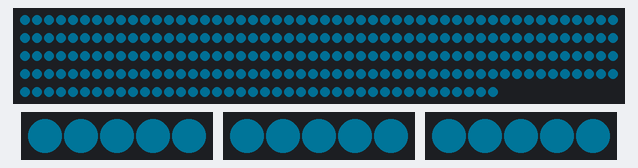
Bench run of a sketch on a simulated ATtiny85, built with avr-gcc and run on an emulated ATtiny85. Parts: 240 RGB LEDs in strip order, left to right, continuing on the next row, 3 × 5 RGB LEDs in strip order, left to right. Dim RGB values are drawn brighter than linear; what the sketch prints to the serial monitor is not drawn.

Above: at 3.26 s.
At 36.12 s:
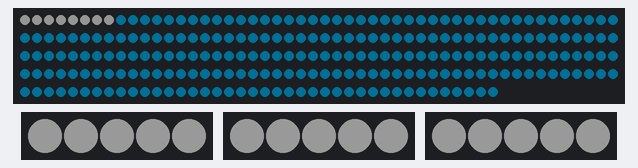
Timing chart, 0 to 37.8 s (numbered marks = the images above):
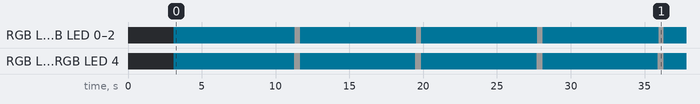

Measured:
- by itself, RGB LED 0–2, RGB LED 0–2, RGB LED 0–2: alternates RGB(25, 25, 25) for 0.35 s and RGB(0, 19, 25) for 7.9 s
- by itself, RGB LED 3, RGB LED 4, RGB LED 3, RGB LED 4, RGB LED 3, RGB LED 4: alternates RGB(25, 25, 25) for 0.41 s and RGB(0, 19, 25) for 7.8 s

The sketch:

WS2812RGBLEDShield.ino
```cpp
/*
* This code is designed for the use with an
* GIDEMA WS2812 RGBShield v1.0 for Arduino Microcontrollers.
*
* It has been tested and worked with Arduino Uno R3 and Arduino Mega 2560.
*
* Restrictions:
* -------------
* GIDEMA WS2812 RGBShield v1.0:
* >> maximum of 4 Amps per LED Port
*
* Arduino Uno R3:
* >> a total of 500 LEDs can be handled, i.e. all ports together. (memory related)
*
* Arduino Mega 2560:
* >> a total of 2400 LEDs can be handled, i.e. all ports together. (memory related)
*
* Ports 1,2 and 4 are connected with 55 LEDs
* Port 3 has 59 LEDs:
*		there are 5 strips but only 4 ports. The first 4 LEDs of the strip on port 3
*		are a virtual 5th strip at the backside to become an equally divided shine at
*		the top plate.
*
* HowTo:
* ------
* LED::setColorToAllLEDs(uint8_t strip, uint32_t color)
* or LED::setColor(uint8_t strip, uint8_t fromLed, uint8_t toLed, uint32_t color)
* or LED::setColor(uint8_t strip, uint8_t led, uint32_t color)
* and LED::show(uint8_t strip)
*
* Created:			19.05.2014
* Last updated:		29.07.2014
* Author:			Florian Probst
* Contact:			florian.probst@gidema.de
* Company:			GIDEMA Solutions GmbH
* Web:				www.gidema.de
*/
#include "Adafruit_NeoPixel.h"
#include "WS2812_Definitions.h"
#include "TimedAction.h"

#define NUMBER_OF_STRIPS 5
#define PORT1 0
#define PORT2 1
#define PORT3 2
#define PORT4 3

const uint8_t port1_number_of_leds = 240;  // 0 is not allowed
const uint8_t port2_number_of_leds = 5; // 0 is not allowed
const uint8_t port3_number_of_leds = 5; // 0 is not allowed
const uint8_t port4_number_of_leds = 5; // 0 is not allowed

const uint8_t port1_brightness = 20;
const uint8_t port2_brightness = 25;
const uint8_t port3_brightness = 25;
const uint8_t port4_brightness = 25;

const uint32_t color1 = DEEPSKYBLUE; //LIME;
const uint32_t color2 = WHITE;
const uint32_t color3 = 0x006E00;
const uint32_t color4 = 0x004800;
const uint32_t color5 = 0x001F00;

const uint8_t fxSpeed = 10; //faster than 50 will cause light-bugs (seen at 50 leds on one strip)
const uint8_t fxLimit = 240; //the effect runs to light nr.

/*const uint32_t color2 = WHITE;
const uint32_t color3 = WHITE;
const uint32_t color4 = WHITE;
const uint32_t color5 = WHITE;*/

const uint8_t port1_pin = 2;
const uint8_t port2_pin = 4;
const uint8_t port3_pin = 7;
const uint8_t port4_pin = 12;
const uint8_t endstop_opened_pin = 31;
const uint8_t endstop_closed_pin = 33;

Adafruit_NeoPixel strip1 = Adafruit_NeoPixel(port1_number_of_leds, port1_pin, NEO_GRB + NEO_KHZ800);
Adafruit_NeoPixel strip2 = Adafruit_NeoPixel(port2_number_of_leds, port2_pin, NEO_GRB + NEO_KHZ800);
Adafruit_NeoPixel strip3 = Adafruit_NeoPixel(port3_number_of_leds, port3_pin, NEO_GRB + NEO_KHZ800);
Adafruit_NeoPixel strip4 = Adafruit_NeoPixel(port4_number_of_leds, port4_pin, NEO_GRB + NEO_KHZ800);

TimedAction fxKnightRiderAction = TimedAction(fxSpeed, fxKnightRider);

bool fxKnightRiderInitialized[4];
uint8_t fxKnightRiderDirection[4];
uint16_t fxKnightRiderPos[4];
bool fxKnightRiderEnabled[4];
bool endstop_processed = false;


namespace LED {
	typedef struct {
		uint8_t pin;
		uint16_t leds;
		uint8_t brightness;
		Adafruit_NeoPixel *neopixel;
	} Strip;

	Strip strips[4];

	void setColorToAllLEDs(uint8_t strip, uint32_t color) {
		for (int i = 0; i < strips[strip].leds; i++) {
			strips[strip].neopixel->setPixelColor(i, color);
		}
	}

	void setColor(uint8_t strip, uint8_t fromLed, uint8_t toLed, uint32_t color) {
		for (int i = fromLed; i <= toLed; i++) {
			strips[strip].neopixel->setPixelColor(i, color);
		}
	}

	void setColor(uint8_t strip, uint8_t led, uint32_t color) {
		strips[strip].neopixel->setPixelColor(led, color);
	}

	void show(uint8_t strip) {
		strips[strip].neopixel->show();
	}

	void initializeStrip(uint8_t strip) {
		strips[strip].neopixel->begin();
		strips[strip].neopixel->setBrightness(strips[strip].brightness);
		setColorToAllLEDs(strip, BLACK);
		strips[strip].neopixel->show();
	}

	uint16_t numLED(uint8_t strip) {
		return strips[strip].leds;
	}
}


void setup()
{
	Serial.begin(115200);
	Serial.println(F("System starting..."));
	delay(2000);

	LED::strips[PORT1].pin = port1_pin;
	LED::strips[PORT1].leds = port1_number_of_leds;
	LED::strips[PORT1].brightness = port1_brightness;
	LED::strips[PORT1].neopixel = &strip1;
	LED::strips[PORT2].pin = port2_pin;
	LED::strips[PORT2].leds = port2_number_of_leds;
	LED::strips[PORT2].brightness = port2_brightness;
	LED::strips[PORT2].neopixel = &strip2;
	LED::strips[PORT3].pin = port3_pin;
	LED::strips[PORT3].leds = port3_number_of_leds;
	LED::strips[PORT3].brightness = port3_brightness;
	LED::strips[PORT3].neopixel = &strip3;
	LED::strips[PORT4].pin = port4_pin;
	LED::strips[PORT4].leds = port4_number_of_leds;
	LED::strips[PORT4].brightness = port4_brightness;
	LED::strips[PORT4].neopixel = &strip4;

	Serial.println(F("initialize LED strips..."));
	int leds = port1_number_of_leds + port2_number_of_leds + port3_number_of_leds + port4_number_of_leds;
	Serial.print(F("Number of LEDs configured: "));
	Serial.println(leds);

	//delay(2000);

	LED::initializeStrip(PORT1);
	LED::initializeStrip(PORT2);
	LED::initializeStrip(PORT3);
	LED::initializeStrip(PORT4);

	fxKnightRiderEnabled[PORT1] = true;
	fxKnightRiderEnabled[PORT2] = true;
	fxKnightRiderEnabled[PORT3] = true;
	fxKnightRiderEnabled[PORT4] = true;

	Serial.print(F("System started. Free SRAM: "));
	Serial.println(freeMemory());

	//configure endstops
	pinMode(endstop_closed_pin, INPUT);
	pinMode(endstop_opened_pin, INPUT);
	delay(1000);
	initFxKnightRider();
}

void initFxKnightRider() {
	//initialize all strips for knightrider effect
	for (int strip = 0; strip < 4; strip++) {
		if (fxKnightRiderEnabled[strip]) {
			if (!fxKnightRiderInitialized[strip]) {
				LED::setColorToAllLEDs(strip, color1);		//set all leds to base color
				LED::show(strip);
				fxKnightRiderPos[strip] = 0;				//pointer to first led
				fxKnightRiderDirection[strip] = 1;			//from first to last led
				fxKnightRiderInitialized[strip] = true;		//only run this once
			}
		}
	}
}

void loop()
{
	if (endstop_processed) {
		LED::setColorToAllLEDs(PORT1, color1);
		LED::show(PORT1);
		initFxKnightRider();
		endstop_processed = false;
	}

	while (digitalRead(endstop_closed_pin) == true) {
		if (!endstop_processed) {
			LED::setColorToAllLEDs(PORT1, RED);
			LED::show(PORT1);
			endstop_processed = true;
			delay(200);
		}
	}

	while (digitalRead(endstop_opened_pin) == true) {
		if (!endstop_processed) {
			LED::setColorToAllLEDs(PORT1, GREEN);
			LED::show(PORT1);
			endstop_processed = true;
			delay(200);
		}
	}
	fxKnightRiderAction.check();
	//Serial.println(millis());
	//delay(1000);
}

void fxKnightRider() {
	for (int strip = 0; strip < 4; strip++) {
		if (fxKnightRiderDirection[strip] == 1) {			//from first to last led
			int p = fxKnightRiderPos[strip];
			if (p <= fxLimit) {
				/*if (strip == 2) { // which will be our port 3 strip, that has 4 additional LEDs at the back side (first 4 leds)
								  //virtual 5th strip (back side) hack
					LED::setColor(strip, p + 4 - 7, p + 4, color2);
					LED::setColor(strip, p + 4 - 8, color1);
					if (p >= 53) LED::setColor(strip, 0, 3, color2);
					if (p == 52) LED::setColor(strip, 0, 2, color2);
					//if(p <= 52) LED::setColor(strip, 0, 1, color2);
					if (p <= 51) LED::setColor(strip, 0, 0, color2);
					if (p <= 45) LED::setColor(strip, 0, 3, color1); //show green.
				}
				else {*/
					LED::setColor(strip, p - 7, p, color2);
					LED::setColor(strip, p - 8, color1);
				//}
			}
			fxKnightRiderPos[strip]++;
			if (fxKnightRiderPos[strip] == fxLimit) {
				fxKnightRiderPos[strip] = fxLimit - 1;
				fxKnightRiderDirection[strip] = 0; //change direction from last to first led
			}
		}
		if (fxKnightRiderDirection[strip] == 0) {			//from last to first led
			int p = fxKnightRiderPos[strip];
			/*if (strip == 2) { // which will be our port 3 strip, that has 4 additional LEDs at the back side (first 4 leds)
							  //virtual 5th strip (back side) hack
				LED::setColor(strip, p + 4, p + 4 + 7, color2);
				LED::setColor(strip, p + 4 + 8, color1);
				if (p == 47) LED::setColor(strip, 3, 3, color1);
				if (p == 46) LED::setColor(strip, 2, 3, color1);
				if (p == 45) LED::setColor(strip, 1, 3, color1);
				if (p <= 43) LED::setColor(strip, 0, 3, color1);

			}
			else {*/
				LED::setColor(strip, p, p + 7, color2);
				LED::setColor(strip, p + 8, color1);
			//}
			fxKnightRiderPos[strip]--;
			if (fxKnightRiderPos[strip] == -1) { // this constant is not good, but fastest way to get it work. All strips have 55 led's
				fxKnightRiderPos[strip]++;
				fxKnightRiderDirection[strip] = 1; //change direction from last to first led
			}
		}
	}

	if (fxKnightRiderEnabled[PORT1]) LED::show(PORT1);
	if (fxKnightRiderEnabled[PORT2]) LED::show(PORT2);
	if (fxKnightRiderEnabled[PORT3]) LED::show(PORT3);
	if (fxKnightRiderEnabled[PORT4]) LED::show(PORT4);
}

uint16_t freeMemory() {
	extern int __heap_start, *__brkval;
	int v;
	return (int)&v - (__brkval == 0 ? (int)&__heap_start : (int)__brkval);
}
```

WS2812_Definitions.h
```cpp
/*
  Bunches of definitions for the WS2812 Breakout Board example code

*/

// These are for the cascade function
#define TOP_DOWN 0
#define DOWN_TOP 1

/* A world of colors to set your LED to
  Standard HTML Color Codes sorted by Hex Value
    to see the colors in action, check out:
   http://www.w3schools.com/html/html_colorvalues.asp */

#define BLACK			0x000000
#define NAVY			0x000080
#define DARKBLUE		0x00008B
#define MEDIUMBLUE		0x0000CD
#define BLUE			0x0000FF
#define DARKGREEN		0x006400
#define GREEN			0x008000
#define TEAL			0x008080
#define DARKCYAN		0x008B8B
#define DEEPSKYBLUE		0x00BFFF
#define DARKTURQUOISE		0x00CED1
#define MEDIUMSPRINGGREEN	0x00FA9A
#define LIME			0x00FF00
#define SPRINGGREEN		0x00FF7F
#define AQUA			0x00FFFF
#define CYAN			0x00FFFF
#define MIDNIGHTBLUE		0x191970
#define DODGERBLUE		0x1E90FF
#define LIGHTSEAGREEN		0x20B2AA
#define FORESTGREEN		0x228B22
#define SEAGREEN		0x2E8B57
#define DARKSLATEGRAY		0x2F4F4F
#define LIMEGREEN		0x32CD32
#define MEDIUMSEAGREEN		0x3CB371
#define TURQUOISE		0x40E0D0
#define ROYALBLUE		0x4169E1
#define STEELBLUE		0x4682B4
#define DARKSLATEBLUE		0x483D8B
#define MEDIUMTURQUOISE		0x48D1CC
#define INDIGO 			0x4B0082
#define DARKOLIVEGREEN		0x556B2F
#define CADETBLUE		0x5F9EA0
#define CORNFLOWERBLUE		0x6495ED
#define MEDIUMAQUAMARINE	0x66CDAA
#define DIMGRAY			0x696969
#define SLATEBLUE		0x6A5ACD
#define OLIVEDRAB		0x6B8E23
#define SLATEGRAY		0x708090
#define LIGHTSLATEGRAY		0x778899
#define MEDIUMSLATEBLUE		0x7B68EE
#define LAWNGREEN		0x7CFC00
#define CHARTREUSE		0x7FFF00
#define AQUAMARINE		0x7FFFD4
#define MAROON			0x800000
#define PURPLE			0x800080
#define OLIVE			0x808000
#define GRAY			0x808080
#define SKYBLUE			0x87CEEB
#define LIGHTSKYBLUE		0x87CEFA
#define BLUEVIOLET		0x8A2BE2
#define DARKRED			0x8B0000
#define DARKMAGENTA		0x8B008B
#define SADDLEBROWN		0x8B4513
#define DARKSEAGREEN		0x8FBC8F
#define LIGHTGREEN		0x90EE90
#define MEDIUMPURPLE		0x9370DB
#define DARKVIOLET		0x9400D3
#define PALEGREEN		0x98FB98
#define DARKORCHID		0x9932CC
#define YELLOWGREEN		0x9ACD32
#define SIENNA			0xA0522D
#define BROWN			0xA52A2A
#define DARKGRAY		0xA9A9A9
#define LIGHTBLUE		0xADD8E6
#define GREENYELLOW		0xADFF2F
#define PALETURQUOISE	        0xAFEEEE
#define LIGHTSTEELBLUE		0xB0C4DE
#define POWDERBLUE		0xB0E0E6
#define FIREBRICK		0xB22222
#define DARKGOLDENROD		0xB8860B
#define MEDIUMORCHID		0xBA55D3
#define ROSYBROWN		0xBC8F8F
#define DARKKHAKI		0xBDB76B
#define SILVER			0xC0C0C0
#define MEDIUMVIOLETRED	        0xC71585
#define INDIANRED 		0xCD5C5C
#define PERU			0xCD853F
#define CHOCOLATE		0xD2691E
#define TAN				0xD2B48C
#define LIGHTGRAY		0xD3D3D3
#define THISTLE			0xD8BFD8
#define ORCHID			0xDA70D6
#define GOLDENROD		0xDAA520
#define PALEVIOLETRED		0xDB7093
#define CRIMSON			0xDC143C
#define GAINSBORO		0xDCDCDC
#define PLUM			0xDDA0DD
#define BURLYWOOD		0xDEB887
#define LIGHTCYAN		0xE0FFFF
#define LAVENDER		0xE6E6FA
#define DARKSALMON		0xE9967A
#define VIOLET			0xEE82EE
#define PALEGOLDENROD		0xEEE8AA
#define LIGHTCORAL		0xF08080
#define KHAKI			0xF0E68C
#define ALICEBLUE		0xF0F8FF
#define HONEYDEW		0xF0FFF0
#define AZURE			0xF0FFFF
#define SANDYBROWN		0xF4A460
#define WHEAT			0xF5DEB3
#define BEIGE			0xF5F5DC
#define WHITESMOKE		0xF5F5F5
#define MINTCREAM		0xF5FFFA
#define GHOSTWHITE		0xF8F8FF
#define SALMON			0xFA8072
#define ANTIQUEWHITE		0xFAEBD7
#define LINEN			0xFAF0E6
#define LIGHTGOLDENRODYELLOW	0xFAFAD2
#define OLDLACE			0xFDF5E6
#define RED			0xFF0000
#define FUCHSIA			0xFF00FF
#define MAGENTA			0xFF00FF
#define DEEPPINK		0xFF1493
#define ORANGERED		0xFF4500
#define TOMATO			0xFF6347
#define HOTPINK			0xFF69B4
#define CORAL			0xFF7F50
#define DARKORANGE		0xFF8C00
#define LIGHTSALMON		0xFFA07A
#define ORANGE			0xFFA500
#define GOLD			0xFFD700
#define LIGHTPINK		0xFFB6C1
#define PINK			0xFFC0CB
#define PEACHPUFF		0xFFDAB9
#define NAVAJOWHITE		0xFFDEAD
#define MOCCASIN		0xFFE4B5
#define BISQUE			0xFFE4C4
#define MISTYROSE		0xFFE4E1
#define BLANCHEDALMOND		0xFFEBCD
#define PAPAYAWHIP		0xFFEFD5
#define LAVENDERBLUSH		0xFFF0F5
#define SEASHELL		0xFFF5EE
#define CORNSILK		0xFFF8DC
#define LEMONCHIFFON		0xFFFACD
#define FLORALWHITE		0xFFFAF0
#define SNOW			0xFFFAFA
#define YELLOW			0xFFFF00
#define LIGHTYELLOW		0xFFFFE0
#define IVORY			0xFFFFF0
#define WHITE			0xFFFFFF
```
